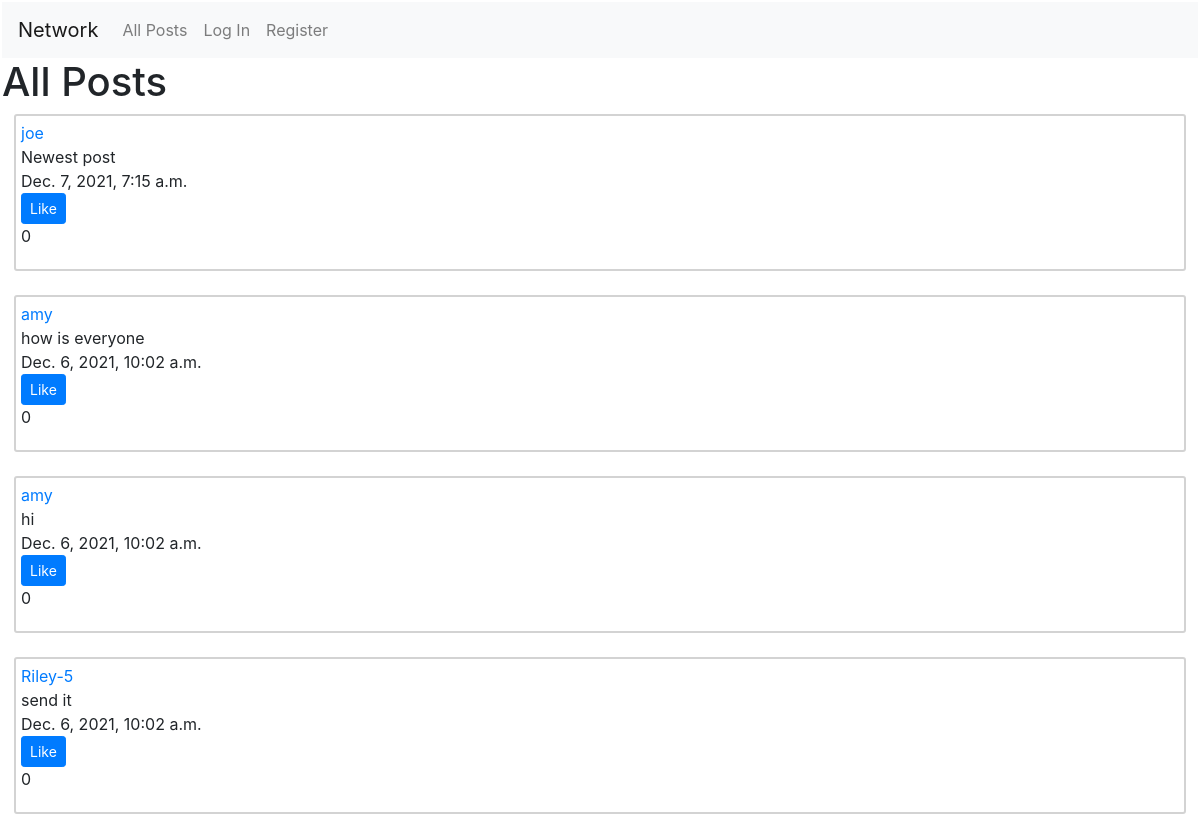
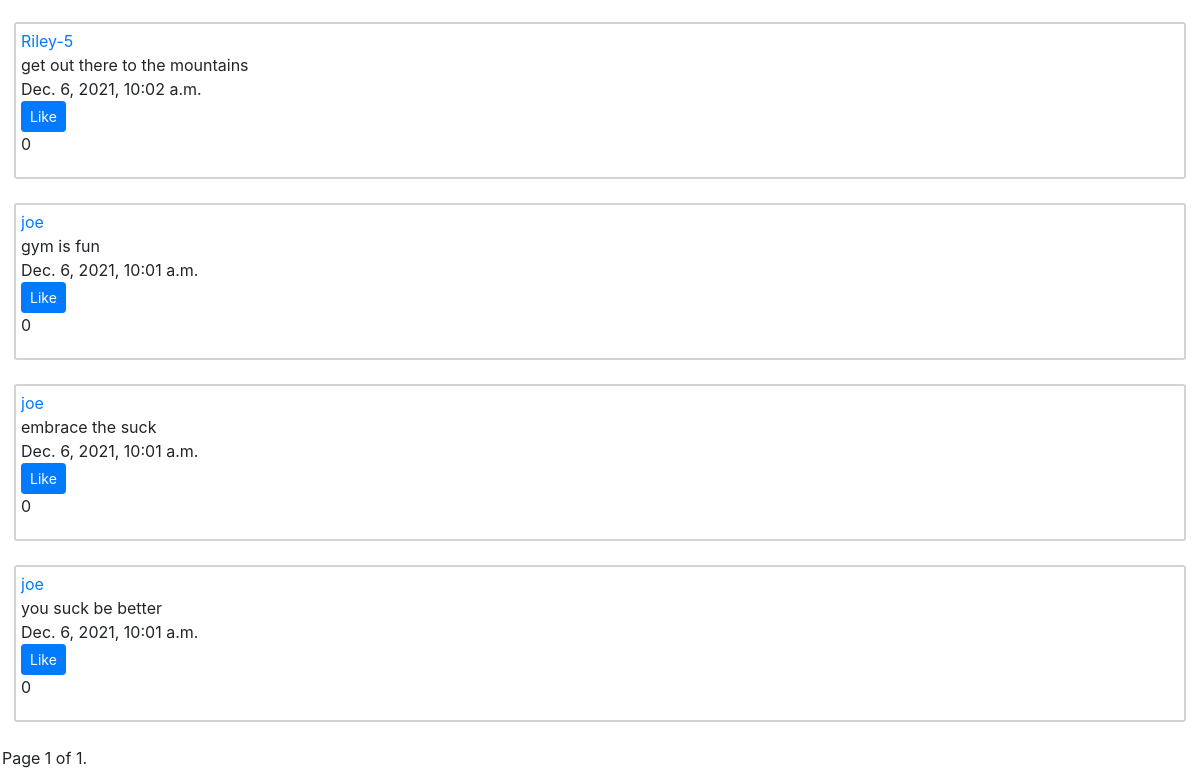
The app's page /, older data (2 pictures, top to bottom).
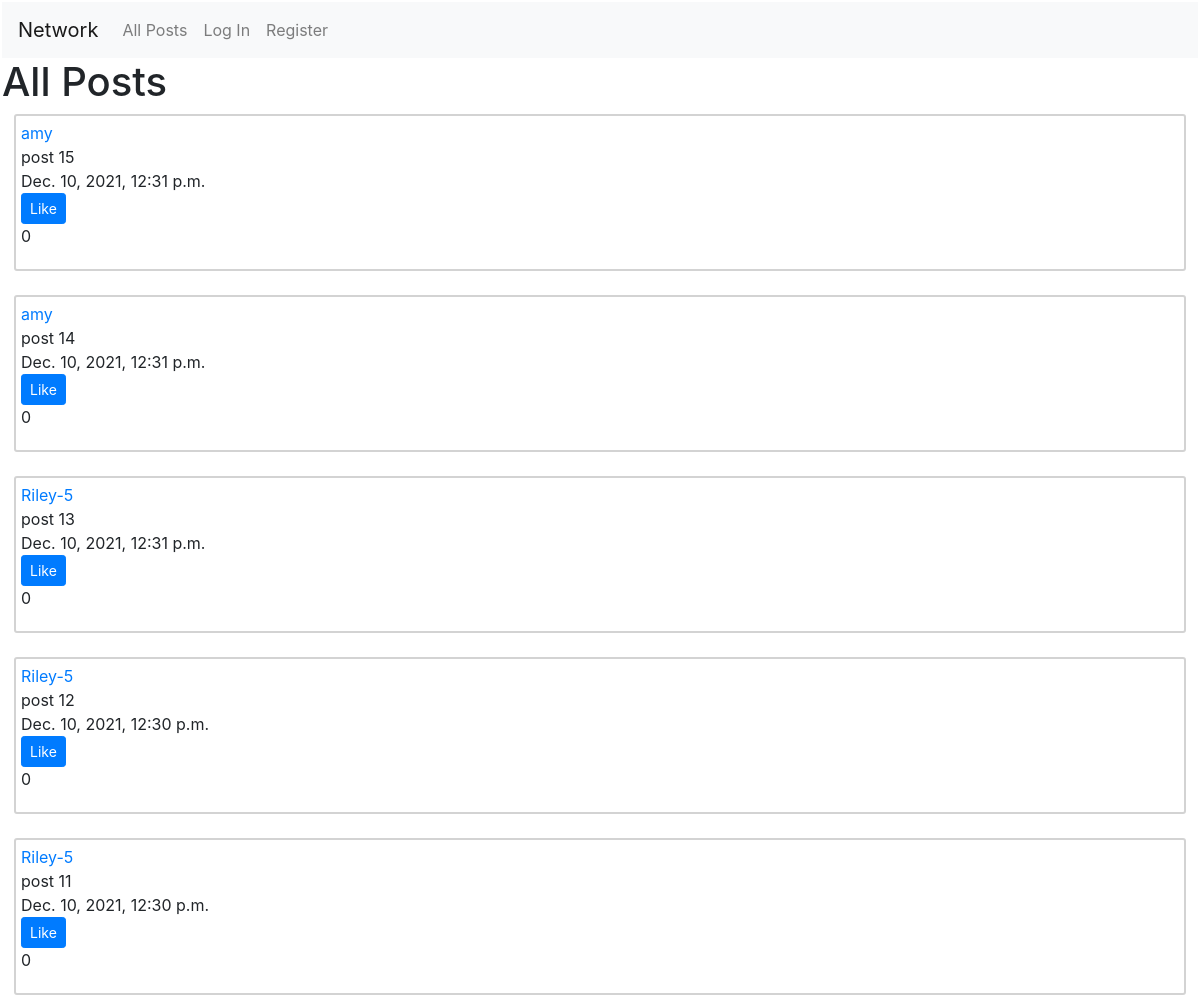
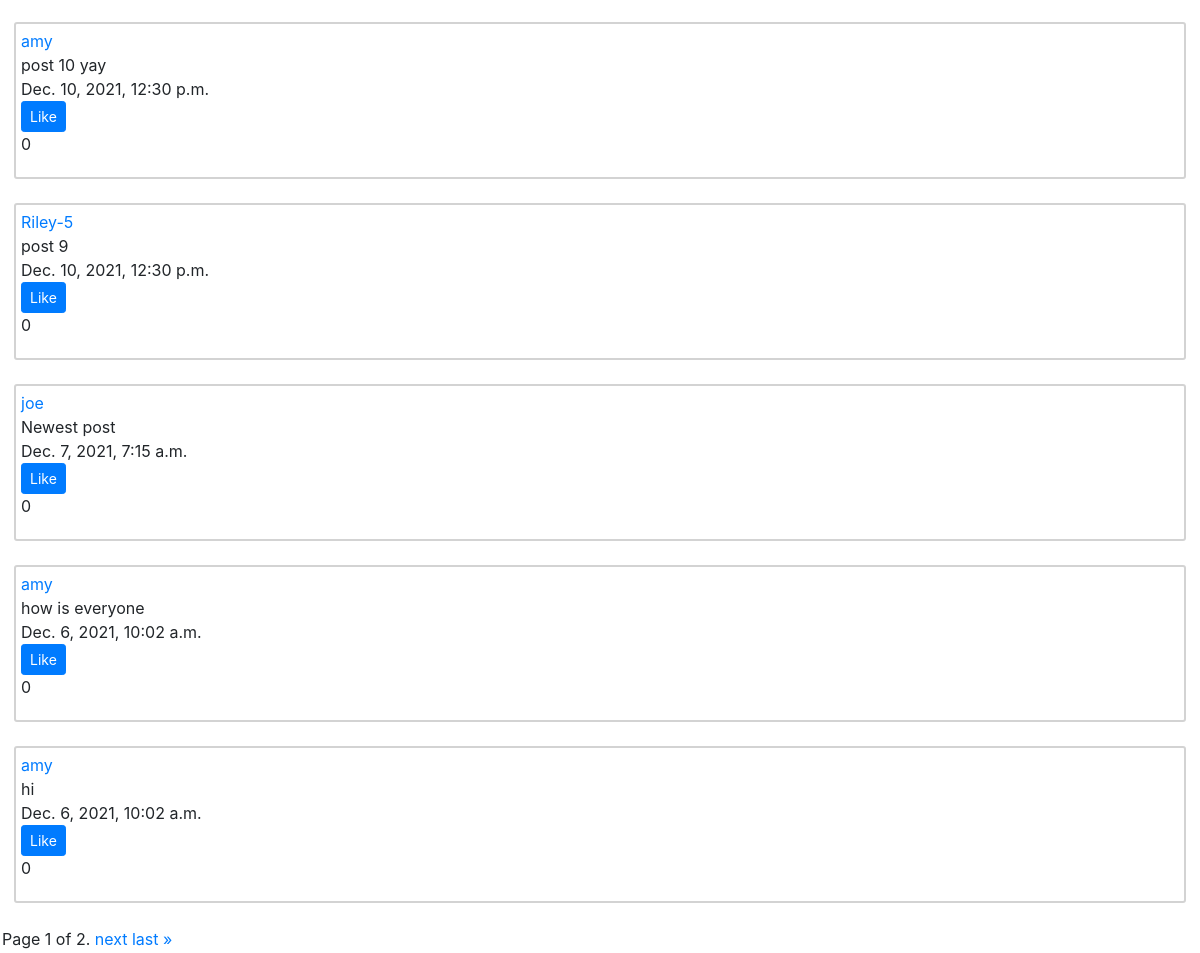
The same page, newer data (2 pictures, top to bottom).
### network/models.py (models this page shows, shortened)
class Post(models.Model):
    content = models.TextField()
    dateTime = models.DateTimeField(auto_now = False, auto_now_add = True)
    like = models.BigIntegerField(default = 0)
    user = models.ForeignKey(User, on_delete = models.CASCADE, related_name = "user")

class User(AbstractUser):
    pass

### network/views.py (the view)
# urls.py: path("", views.index, name="index"),
def index(request): # Do pagination
    if request.method == "POST":
        form = CreatePostForm(request.POST)
        if form.is_valid():
            post = form.save(commit = False)
            post.user = request.user
            post.save()
            return HttpResponseRedirect(reverse("index"))
    else:
        form = CreatePostForm()
    allPosts = Post.objects.order_by("-dateTime").all()
    postsPerPage = Paginator(allPosts, 10)
    page_number = request.GET.get('page')
    page_obj = postsPerPage.get_page(page_number)
    return render(request, "network/index.html", {
        "allPosts": page_obj,
        "form": form
    })

### network/templates/network/index.html (shortened to what this page needs)
{% extends "network/layout.html" %}
{% load static %}
{% block body %}
    <h1>All Posts</h1>
    {% for post in allPosts %}
        <div class="posts">
            <div id="username">
                <a id="profile-link" href="{% url 'profile' post.user %}">{{ post.user}}</a>
            </div>
            <div id="content">
                {{ post.content }}
            </div>
            <div id="date-time">
                {{ post.dateTime }}
            </div>
            <div id="like-button">
                <button class="btn btn-primary btn-sm" id="like-button">Like</button>
                <p id="number-likes">{{ post.like }}</p>
            </div>
        </div>
        <br>
    {% endfor %}
    <div class="pagination">
        <span class="step-links">
            <span class="current">
                Page {{ allPosts.number }} of {{ allPosts.paginator.num_pages }}.
            </span>
            {% if allPosts.has_next %}
                <a href="?page={{ allPosts.next_page_number }}">next</a>
                <a href="?page={{ allPosts.paginator.num_pages }}">last &raquo;</a>
            {% endif %}
        </span>
    </div>
{% endblock %}

Row changes from the older to the newer data that the page shows:
no longer on this page (row unchanged): Post: user "Riley-5", content "send it", dateTime "Dec. 6, 2021, 10:02 a.m.", like "0"
no longer on this page (row unchanged): Post: user "Riley-5", content "get out there to the mountains", dateTime "Dec. 6, 2021, 10:02 a.m.", like "0"
no longer on this page (row unchanged): Post: user "joe", content "gym is fun", dateTime "Dec. 6, 2021, 10:01 a.m.", like "0"
no longer on this page (row unchanged): Post: user "joe", content "embrace the suck", dateTime "Dec. 6, 2021, 10:01 a.m.", like "0"
no longer on this page (row unchanged): Post: user "joe", content "you suck be better", dateTime "Dec. 6, 2021, 10:01 a.m.", like "0"
added Post: user "amy", content "post 15", dateTime "Dec. 10, 2021, 12:31 p.m.", like "0"
added Post: user "amy", content "post 14", dateTime "Dec. 10, 2021, 12:31 p.m.", like "0"
added Post: user "Riley-5", content "post 13", dateTime "Dec. 10, 2021, 12:31 p.m.", like "0"
added Post: user "Riley-5", content "post 12", dateTime "Dec. 10, 2021, 12:30 p.m.", like "0"
added Post: user "Riley-5", content "post 11", dateTime "Dec. 10, 2021, 12:30 p.m.", like "0"
added Post: user "amy", content "post 10 yay", dateTime "Dec. 10, 2021, 12:30 p.m.", like "0"
added Post: user "Riley-5", content "post 9", dateTime "Dec. 10, 2021, 12:30 p.m.", like "0"
Text that changed along with them:
{{ allPosts.paginator.num_pages }}: "1" → "2"
text now shown: "next last »"
